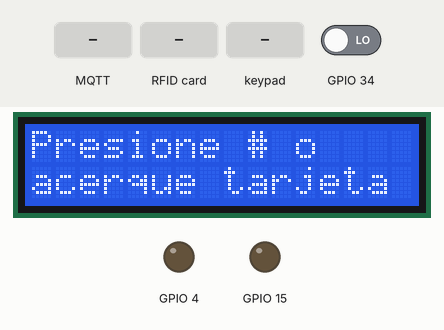
Simulated run of this sketch. Board: ESP32. Shown: 16×2 character LCD, output pins drawn as LEDs (lit = HIGH). Dashed ring = blinking. Inputs (shaded band) come from the test bench; at power-on: GPIO 34 LOW. WiFi joins after 1.5 s; servers stay silent unless stated; the local clock reads 2024-03-15 10:24:30 at power-on unless the sketch sets it; no MQTT or app messages arrive unless stated; what the sketch prints to the serial monitor is not drawn.

Above: at 2.8 s.
2.9 s: MQTT message "DESBLOQUEADO" arrives on the first subscribed topic
At 3.4 s:
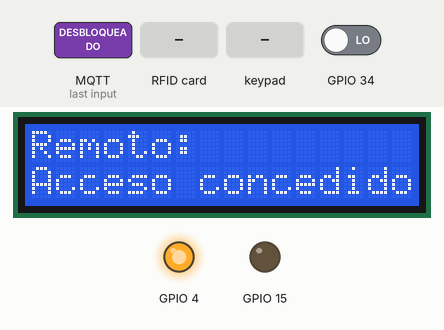
5.9 s: RFID card 5E 7A 19 C4 held to the reader
At 6.12 s:
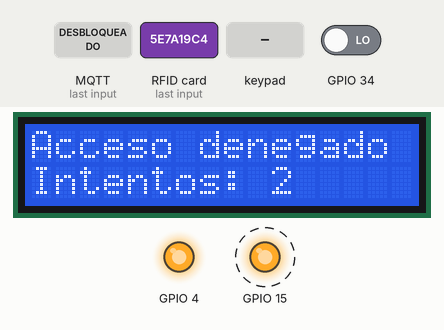
8.7 s: MQTT message "BLOQUEADO" arrives on the first subscribed topic
At 9.3 s:
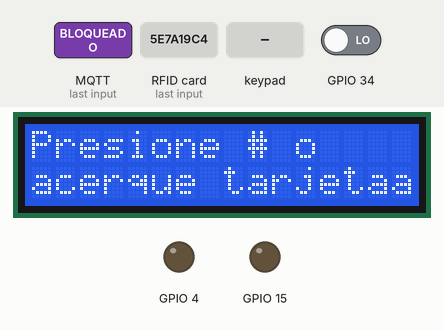
10.4 s: key '#' pressed
At 11.4 s:
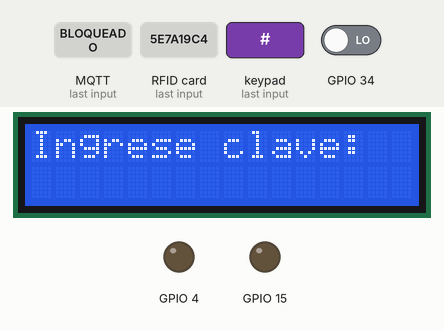
11.9 s: keypad keys 1 3 1 2 1 4 2 7 # pressed 0.4 s apart
At 17.4 s:
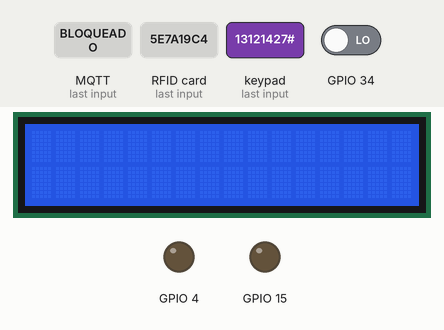
17.6 s: RFID card B3 67 7A 94 held to the reader
At 17.95 s:
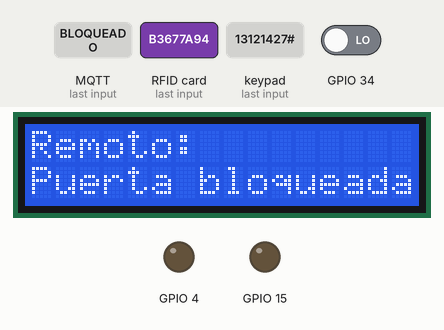
Timing chart, 0 to 20.2 s (numbered marks = the images above; inputs shaded):
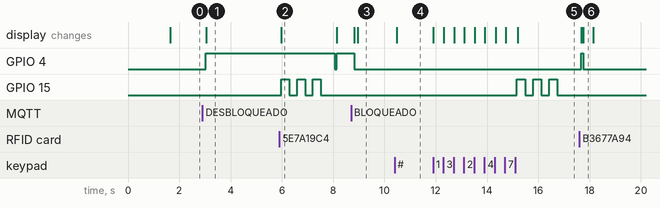

The sketch:

Sentinel.ino
```cpp
#include "Cerradura.h"
#include "Iman.h"
#include "ConexionIoT.h"

Cerradura cerradura(21, 5);
Iman iman(34, cerradura.getBuzzer());  // Iman simple sin callback
ConexionIoT iot;

bool ultimoEstadoIman = false;

void setup() {
    Serial.begin(115200);
    iot.conectarWiFi();
    cerradura.iniciar();

    // Inicializar el estado del imán al arrancar
    ultimoEstadoIman = iman.estaPresente();
    // Publicar estado inicial
    iot.publicar("sentinel/estadoPuertaAbierta", ultimoEstadoIman ? "ABIERTO" : "CERRADO");

    Serial.println("Sistema iniciado. Estado inicial de la puerta: " + String(ultimoEstadoIman ? "ABIERTO" : "CERRADO"));
}

void loop() {
    // Actualizar componentes
    iman.actualizar();
    cerradura.actualizar();
    // iot.loop();

    // Control del imán y publicación MQTT
    bool estadoActual = iman.estaPresente();

        Serial.println("Cambio detectado en el imán: " + String(estadoActual ? "ABIERTO" : "CERRADO"));
        ultimoEstadoIman = estadoActual;
        iot.publicar("sentinel/estadoPuertaAbierta", estadoActual ? "ABIERTO" : "CERRADO");


    // Control del teclado
    if (cerradura.leerTecla() == '#') {
        cerradura.ingresarClave();
    }
}
```

Buzzer.h
```cpp
#ifndef BUZZER_H
#define BUZZER_H

#include <Arduino.h>

class Buzzer {
private:
    const int pinBuzzer;

public:
    Buzzer(int pin = 15) : pinBuzzer(pin) {
        pinMode(pinBuzzer, OUTPUT);
        digitalWrite(pinBuzzer, LOW);
    }

    // Enciende el buzzer (HIGH)
    void activar() {
        digitalWrite(pinBuzzer, HIGH);
    }

    // Apaga el buzzer (LOW)
    void desactivar() {
        digitalWrite(pinBuzzer, LOW);
    }
};

#endif
```

Cerradura.h
```cpp
#ifndef CERRADURA_H
#define CERRADURA_H

#include "Teclado.h"
#include "PantallaLCD.h"
#include "Chapa.h"
#include "ConexionIoT.h"
#include "Buzzer.h"
#include "LectorRFID.h"

class Cerradura {
private:
  // Componentes
  Teclado teclado;
  PantallaLCD pantalla;
  Chapa chapa;
  ConexionIoT conexion;
  Buzzer buzzer;
  LectorRFID rfid;

  // Configuración
  const String CLAVE_CORRECTA = "1587";
  const unsigned long TIEMPO_ESPERA = 3000;
  unsigned long tiempoUltimoCambio = 0;
  const unsigned long INTERVALO_CIERRE = 5000;
  String UID_PERMITIDO = "B3 67 7A 94";
  String ultimoEstadoPublicado = "";                // Guarda el último estado enviado
  unsigned long ultimoEnvioMQTT = 0;                // Tiempo del último envío
  const unsigned long RETRASO_ENTRE_ENVIOS = 1000;  // Esperar 1s entre publicaciones (ajustable)
  String ultimoComandoRecibido = "";  // Nuevo miembro para control
  unsigned long tiempoUltimoComando = 0;
  const unsigned long TIEMPO_IGNORAR_COMANDOS = 2000; // 2 segundos
  bool recibidoPorApp = false;
  unsigned long ultimoComandoApp = 0;
  const unsigned long TIEMPO_BLOQUEO_APP = 2000;

  // Control de pitidos
  enum EstadoBuzzer {
    BUZZER_APAGADO,
    BUZZER_PITIDO_ON,
    BUZZER_PITIDO_OFF,
    BUZZER_BLOQUEO
  };
  EstadoBuzzer estadoBuzzer = BUZZER_APAGADO;
  unsigned long tiempoBuzzer = 0;
  const unsigned long duracionPitido = 300;
  int pitidosRestantes = 0;

  // Estado
  String claveIngresada;
  int intentosRestantes = 3;
  bool desbloqueado = false;
  bool bloqueoPorIntentos = false;
  unsigned long ultimoIntentoFallido = 0;
  unsigned long tiempoReferencia = 0;
  bool enEspera = false;
  bool modoRFID = false;

  void publicarAcceso(const String& metodo) {
    // Crear un JSON con los datos del acceso
    String mensaje = "{";
    mensaje += "\"fecha\":\"" + conexion.obtenerFecha() + "\",";
    mensaje += "\"hora\":\"" + conexion.obtenerHora() + "\",";
    mensaje += "\"metodo\":\"" + metodo + "\",";
    mensaje += "\"estado\":\"PERMITIDO\"";
    mensaje += "}";

    conexion.publicar("sentinel/accesos", mensaje.c_str());
  }

  void publicarIntentoFallido(const String& metodo) {
      // Crear un JSON con los datos del intento fallido
      String mensaje = "{";
      mensaje += "\"fecha\":\"" + conexion.obtenerFecha() + "\",";
      mensaje += "\"hora\":\"" + conexion.obtenerHora() + "\",";
      mensaje += "\"metodo\":\"" + metodo + "\",";
      mensaje += "\"estado\":\"DENEGADO\"";
      mensaje += "}";

      conexion.publicar("sentinel/accesos", mensaje.c_str());
  }

  void cerrarPuertaConEstado() {  // ⭐ Nuevo método privado
    chapa.cerrarPuerta();         // Asegurar que la chapa se cierra
    desbloqueado = false;         // Marcar la puerta como bloqueada
    publicarEstado("BLOQUEADO");  // Comunicación MQTT
    tiempoUltimoCambio = millis();
  }

  // Métodos privados
  void manejarEntradaTeclado(char tecla) {
    if (tecla == '*' && !claveIngresada.isEmpty()) {
      claveIngresada.remove(claveIngresada.length() - 1);
      pantalla.mostrarMensaje("                ", 0, 1);
    } else if (tecla != '*') {
      claveIngresada += tecla;
      pantalla.mostrarMensaje(claveIngresada, 0, 1);
    }
  }

  void reiniciarIntentos() {
    intentosRestantes = 3;
    bloqueoPorIntentos = false;
    estadoBuzzer = BUZZER_APAGADO;
    buzzer.desactivar();
  }

  void publicarEstado(const String& nuevoEstado) {
    unsigned long ahora = millis();

    if (recibidoPorApp && (ahora - ultimoComandoApp < TIEMPO_BLOQUEO_APP)) {
      return;
    }

    // Resto de la lógica original...
    if (nuevoEstado != ultimoEstadoPublicado && ahora - ultimoEnvioMQTT >= RETRASO_ENTRE_ENVIOS) {
      conexion.publicar("sentinel/estadoPuerta", nuevoEstado.c_str());
      ultimoEstadoPublicado = nuevoEstado;
      ultimoEnvioMQTT = ahora;
    }
  }


  void concederAcceso(const String& metodo) {
    pantalla.limpiar();
    pantalla.mostrarMensaje("Acceso concedido", 0, 0);
    pantalla.mostrarMensaje("Por: " + metodo, 0, 1);
    desbloqueado = true;
    chapa.abrirPuerta();
    tiempoUltimoCambio = millis();
    publicarEstado("DESBLOQUEADO");
    publicarAcceso(metodo);
    reiniciarIntentos();
  }

  void iniciarPitidos(int cantidad) {
    pitidosRestantes = cantidad;
    estadoBuzzer = BUZZER_PITIDO_ON;
    tiempoBuzzer = millis();
    buzzer.activar();
  }

  void denegarAcceso(const String& metodo) {
    intentosRestantes--;
    ultimoIntentoFallido = millis();

    pantalla.limpiar();
    pantalla.mostrarMensaje("Acceso denegado", 0, 0);
    pantalla.mostrarMensaje("Intentos: " + String(intentosRestantes), 0, 1);
    publicarIntentoFallido(metodo);

    if (intentosRestantes <= 0) {
      bloqueoPorIntentos = true;
      mostrarBloqueo();
      iniciarPitidos(3);  // 3 pitidos para bloqueo
    } else {
      iniciarPitidos(3);  // 3 pitidos para intento fallido
    }
  }

  void manejarComandosRemotos() {
      String mensaje = conexion.mensajeTopic();

      // Ignora comandos duplicados recientes
      if (mensaje == ultimoComandoRecibido &&
          (millis() - tiempoUltimoComando < TIEMPO_IGNORAR_COMANDOS)) {
          return;
      }

      if (mensaje == "DESBLOQUEADO") {
          if (!desbloqueado) {
              recibidoPorApp = true;
              ultimoComandoApp = millis();
              pantalla.limpiar();
              pantalla.mostrarMensaje("Remoto:", 0, 0);
              pantalla.mostrarMensaje("Acceso concedido", 0, 1);
              desbloqueado = true;
              chapa.abrirPuerta();
              tiempoUltimoCambio = millis();

              // Actualiza el control de comandos
              ultimoComandoRecibido = mensaje;
              tiempoUltimoComando = millis();

              // Publica solo si es un cambio real (no por comando remoto)
              if (ultimoEstadoPublicado != "DESBLOQUEADO") {
                  publicarEstado("DESBLOQUEADO");
              }
              publicarAcceso("APP");
          }
      }
      else if (mensaje == "BLOQUEADO") {
          if (desbloqueado) {
              pantalla.limpiar();
              pantalla.mostrarMensaje("Remoto:", 0, 0);
              pantalla.mostrarMensaje("Puerta bloqueada", 0, 1);

              // Actualiza el control de comandos
              ultimoComandoRecibido = mensaje;
              tiempoUltimoComando = millis();

              cerrarPuertaConEstado();
          }
      }
      else if (mensaje == "RESET") {
          reiniciarIntentos();
      }
  }

  void verificarRFID() {
    String uid = rfid.checkCard();
    if (uid != "") {
      uid.trim();
      uid.toUpperCase();
      String uidPermitido = UID_PERMITIDO;
      uidPermitido.trim();
      uidPermitido.toUpperCase();

      if (uid == uidPermitido) {
        concederAcceso("RFID");
      } else {
        denegarAcceso("RFID");
      }
      enEspera = true;
      tiempoReferencia = millis();
    }
  }

  void actualizarBuzzer() {
    unsigned long ahora = millis();

    switch (estadoBuzzer) {
      case BUZZER_PITIDO_ON:
        if (ahora - tiempoBuzzer >= duracionPitido) {
          buzzer.desactivar();
          tiempoBuzzer = ahora;
          estadoBuzzer = BUZZER_PITIDO_OFF;
        }
        break;

      case BUZZER_PITIDO_OFF:
        if (ahora - tiempoBuzzer >= duracionPitido) {
          pitidosRestantes--;
          if (pitidosRestantes > 0) {
            buzzer.activar();
            tiempoBuzzer = ahora;
            estadoBuzzer = BUZZER_PITIDO_ON;
          } else {
            estadoBuzzer = BUZZER_APAGADO;
          }
        }
        break;

      case BUZZER_BLOQUEO:
        // Lógica para sonido continuo de bloqueo (si se requiere)
        break;

      case BUZZER_APAGADO:
      default:
        break;
    }
  }


public:
  Cerradura(byte rfidSSPin, byte rfidRSTPin)
    : rfid(rfidSSPin, rfidRSTPin) {}

  void iniciar() {
    pantalla.iniciar();
    rfid.init();
    conexion.conectarWiFi();
    mostrarMensajeInicial();
  }

  void mostrarMensajeInicial() {
    pantalla.mostrarMensaje("Presione # o", 0, 0);
    pantalla.mostrarMensaje("acerque tarjeta", 0, 1);
  }

  char leerTecla() {
    return teclado.leerTecla();
  }

  void ingresarClave() {
    if (bloqueoPorIntentos) return;

    pantalla.limpiar();
    pantalla.mostrarMensaje("Ingrese clave:", 0, 0);
    claveIngresada = "";

    char tecla;
    while ((tecla = leerTecla()) != '#') {
      if (tecla) manejarEntradaTeclado(tecla);
      verificarRFID();
    }
    verificarClave();
  }

  void verificarClave() {
    if (claveIngresada == CLAVE_CORRECTA) {
      concederAcceso("CLAVE");
      pantalla.limpiar();
    } else {
      denegarAcceso("CLAVE");
      pantalla.limpiar();
    }
    enEspera = true;
    tiempoReferencia = millis();
  }

  void actualizar() {
    // Control del buzzer (siempre se ejecuta)
    actualizarBuzzer();
    verificarRFID();
    if (bloqueoPorIntentos) return;

    if (desbloqueado && millis() - tiempoUltimoCambio >= INTERVALO_CIERRE) {
      cerrarPuertaConEstado();
    }

    verificarRFID();

    if (!desbloqueado && millis() - ultimoIntentoFallido >= TIEMPO_ESPERA) {
      mostrarMensajeInicial();
    }

    if (enEspera && millis() - tiempoReferencia >= TIEMPO_ESPERA) {
      enEspera = false;
      if (!desbloqueado) {
        cerrarPuertaConEstado();
        publicarEstado("BLOQUEADO");
      }
    }

    if (recibidoPorApp && (millis() - ultimoComandoApp >= TIEMPO_BLOQUEO_APP)) {
      recibidoPorApp = false;
    }

    manejarComandosRemotos();
    conexion.loop();
  }

  void mostrarBloqueo() {
    pantalla.mostrarMensaje("Cerradura", 0, 0);
    pantalla.mostrarMensaje("bloqueada", 0, 1);
  }

  bool isPuertaDesbloqueada() const {
    return desbloqueado;
  }

  Buzzer& getBuzzer() {
    return buzzer;
  }

  void agregarUIDPermitido(String uid) {
    UID_PERMITIDO = uid;
  }
};
#endif
```

Chapa.h
```cpp
#ifndef CHAPA_H
#define CHAPA_H

class Chapa {
private:
    const int pinChapa;
    bool estado;

public:
    Chapa(int pin = 4) : pinChapa(pin), estado(false) {
        pinMode(pinChapa, OUTPUT);
        digitalWrite(pinChapa, LOW);  // Asegura que inicia cerrada
    }

    // Abre la chapa y desactiva el modo automático
    void abrirPuerta() {
        digitalWrite(pinChapa, HIGH);
        estado = true;
    }

    // Cierra la chapa y desactiva el modo automático
    void cerrarPuerta() {
        digitalWrite(pinChapa, LOW);
        estado = false;
    }

    bool estaAbierta() const { return estado; }
};

#endif
```

ConexionIoT.h
```cpp
#ifndef CONEXION_IOT_H
#define CONEXION_IOT_H

#include <WiFi.h>
#include <PubSubClient.h>
#include <WiFiClientSecure.h>

class ConexionIoT {
private:
    const char* ssid = "Redmi Note 12";
    const char* password = "1q2w3e4r5t6y";
    const char* mqtt_server = "kfa70af4.ala.eu-central-1.emqxsl.com";
    const int mqtt_port = 8883;
    const char* mqtt_user = "danohx";
    const char* mqtt_pass = "270105Dt";

    WiFiClientSecure espClient;
    PubSubClient client;
    String ultimoMensaje;

    void reconnect() {
        while (!client.connected()) {
            Serial.print("Conectando MQTT...");
            if (client.connect("ESP32Client", mqtt_user, mqtt_pass)) {
                client.subscribe("sentinel/estadoPuerta");
                Serial.println("conectado");
            } else {
                Serial.print("falló, rc=");
                Serial.print(client.state());
                delay(5000);
            }
        }
    }

public:
    ConexionIoT() : client(espClient) {
        espClient.setInsecure();
        client.setServer(mqtt_server, mqtt_port);
        client.setCallback([this](char* topic, byte* payload, unsigned int length) {
            ultimoMensaje = "";
            for (unsigned int i = 0; i < length; i++) {
                ultimoMensaje += (char)payload[i];
            }
            Serial.printf("Mensaje [%s]: %s\n", topic, ultimoMensaje.c_str());
        });
    }

    void conectarWiFi() {
        WiFi.begin(ssid, password);
        while (WiFi.status() != WL_CONNECTED) {
            delay(500);
            Serial.print(".");
        }
        Serial.printf("\nConectado. IP: %s\n", WiFi.localIP().toString().c_str());
    }

    String mensajeTopic() const { return ultimoMensaje; }

    void publicar(const char* topic, const char* mensaje) {
        if (!client.connected()) reconnect();
        client.publish(topic, mensaje);
    }

    void loop() {
        if (!client.connected()) reconnect();
        client.loop();
    }
    String obtenerFecha() {
        // Implementación para obtener fecha actual (YYYY-MM-DD)
        time_t now = time(nullptr);
        struct tm timeinfo;
        localtime_r(&now, &timeinfo);
        char buffer[11];
        strftime(buffer, sizeof(buffer), "%Y-%m-%d", &timeinfo);
        return String(buffer);
    }

    String obtenerHora() {
        // Implementación para obtener hora actual (HH:MM:SS)
        time_t now = time(nullptr);
        struct tm timeinfo;
        localtime_r(&now, &timeinfo);
        char buffer[9];
        strftime(buffer, sizeof(buffer), "%H:%M:%S", &timeinfo);
        return String(buffer);
    }

};

#endif
```

Iman.h
```cpp
#ifndef IMAN_H
#define IMAN_H

#include "Buzzer.h"

class Iman {
private:
    const int pinIman;
    Buzzer &buzzer;
    bool estadoAnterior;
    unsigned long ultimaDeteccion;

public:
    Iman(int pin, Buzzer &buz) : pinIman(pin), buzzer(buz), estadoAnterior(false) {
        pinMode(pinIman, INPUT);
    }

    void actualizar() {
        bool estadoActual = (digitalRead(pinIman) == LOW);
        Serial.println(estadoActual);
        if (estadoActual != estadoAnterior) {
            estadoAnterior = estadoActual;
            if (!estadoActual) {
                // buzzer.sonarAlarma(2000);
                ultimaDeteccion = millis();
            }
        }
    }

    bool estaPresente() const { return estadoAnterior; }
};

#endif
```

LectorRFID.h
```cpp
#ifndef RFID_RC522_H
#define RFID_RC522_H

#include <Arduino.h>
#include <SPI.h>
#include <MFRC522.h>

class LectorRFID {
  private:
    MFRC522 mfrc522;

  public:
    // Constructor que recibe los pines SS y RST
    LectorRFID(byte ssPin, byte rstPin) : mfrc522(ssPin, rstPin) {
      // No se necesita hacer nada más en el constructor
    }

    // Método de inicialización
    void init() {
      SPI.begin();         // Inicia el bus SPI
      mfrc522.PCD_Init();  // Inicia el lector MFRC522
    }

    // Método para revisar si hay una tarjeta y obtener su UID
    String checkCard() {
      // Revisa si hay una tarjeta presente
      if (!mfrc522.PICC_IsNewCardPresent()) {
        return "";
      }

      // Intenta leer el UID de la tarjeta
      if (!mfrc522.PICC_ReadCardSerial()) {
        return "";
      }

      // Genera una cadena con el UID
      String uidString = "";
      for (byte i = 0; i < mfrc522.uid.size; i++) {
        if (mfrc522.uid.uidByte[i] < 0x10) {
          uidString += " 0";
        } else {
          uidString += " ";
        }
        uidString += String(mfrc522.uid.uidByte[i], HEX);
      }

      // Detiene la comunicación con la tarjeta
      mfrc522.PICC_HaltA();

      return uidString;
    }

    // Método para imprimir el UID por Serial
    void printUID() {
      String uid = checkCard();
      if (uid != "") {
        Serial.print("UID:");
        Serial.println(uid);
      }
    }

    // Método para obtener acceso directo al objeto MFRC522 si se necesita
    MFRC522* getRFIDInstance() {
      return &mfrc522;
    }
};

#endif // RFID_RC522_H
```

Teclado.h
```cpp
#ifndef TECLADO_H
#define TECLADO_H

#include <Keypad.h>

class Teclado {
private:
    static const byte ROWS = 4;
    static const byte COLS = 4;
    const char keys[ROWS][COLS] = {
        {'1','2','3','A'},
        {'4','5','6','B'},
        {'7','8','9','C'},
        {'*','0','#','D'}
    };
    byte rowPins[ROWS] = {13, 12, 14, 27};
    byte colPins[COLS] = {26, 25, 33, 32};
    Keypad keypad;

public:
    Teclado() : keypad(makeKeymap(keys), rowPins, colPins, ROWS, COLS) {}

    char leerTecla() { return keypad.getKey(); }
};

#endif
```

PantallaLCD.h
```cpp
#ifndef PANTALLA_LCD_H
#define PANTALLA_LCD_H

#include <Wire.h>
#include <LiquidCrystal_I2C.h>

class PantallaLCD {
private:
    LiquidCrystal_I2C lcd;
    const int pinSDA = 17;
    const int pinSCL = 16;

public:
    PantallaLCD() : lcd(0x27, 16, 2) {}

    void iniciar() {  // Asegúrate que se llama iniciar() no iniciarLCD()
        Wire.begin(pinSDA, pinSCL);
        lcd.init();
        lcd.backlight();
    }

    void mostrarMensaje(const String &mensaje, int col = 0, int fila = 0) {
        lcd.setCursor(col, fila);
        lcd.print(mensaje);
    }

    void limpiar() {
      lcd.setCursor(0, 0);
      lcd.print("                ");
      lcd.setCursor(0, 1);
      lcd.print("                ");
    }
};

#endif
```

Measured:
- after the input at 2.9 s, GPIO 4: LOW → HIGH after 0.14 s; the display: changes after 0.14 s (image 1)
- after the input at 5.9 s, GPIO 15: alternates HIGH for 0.31 s and LOW for 0.31 s, 6 changes in all, then stays LOW, starting after 0.07 s; the display: changes after 0.07 s (image 2)
- after the input at 8.7 s, GPIO 4: HIGH → LOW after 0.12 s; the display: first changes after 0.12 s (image 3 shows a later state)
- after the input at 10.4 s, the display: changes after 0.07 s (image 4)
- after the input at 11.9 s, GPIO 15: alternates HIGH for 0.31 s and LOW for 0.31 s, 6 changes in all, then stays LOW, starting after 3.3 s; the display: first changes at once (image 5 shows a later state)
- after the input at 17.6 s, GPIO 4: LOW → HIGH after 0.08 s, → LOW 0.08 s later; the display: first changes after 0.08 s (image 6 shows a later state)
- what the display in image 2 shows lasts 2.1 s, from 6.0 s to 8.1 s
